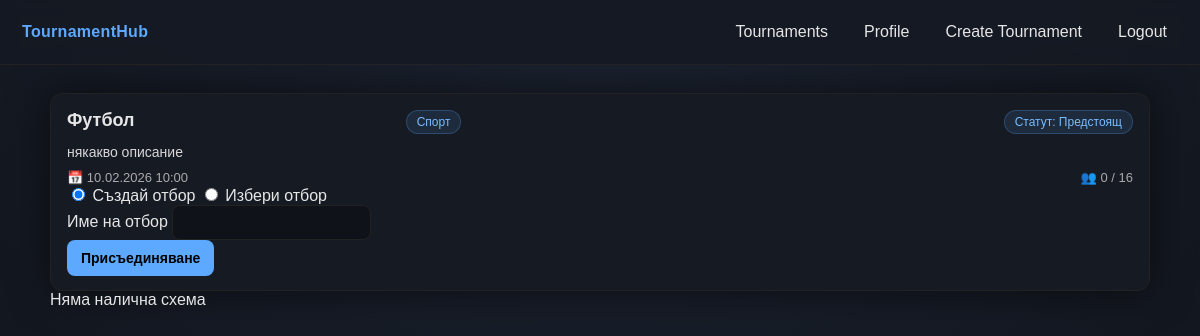
The app's page /tournament.php?id=2 (signed in) with its own data.
### tables this page shows
CREATE TABLE Tournament (
    id INT UNSIGNED AUTO_INCREMENT PRIMARY KEY,
    name VARCHAR(63) NOT NULL,
    description VARCHAR(255),
    category VARCHAR(63),
    start_datetime DATETIME NOT NULL,
    end_datetime DATETIME NOT NULL,
    status ENUM('upcoming', 'ongoing', 'finished') NOT NULL DEFAULT 'upcoming',
    capacity INT UNSIGNED NOT NULL,
    spots_taken INT UNSIGNED NOT NULL DEFAULT 0, 
    is_team_based BOOLEAN NOT NULL,
    creator_user_id INT UNSIGNED NOT NULL,
    CONSTRAINT fk_tournament_creator
        FOREIGN KEY (creator_user_id)
        REFERENCES User(id)
        ON DELETE CASCADE
        ON UPDATE CASCADE 
);

### tournament.php (the view, shortened to what this page needs)
<?php
require "db.php";
$tournament_id = filter_input(INPUT_GET, 'id', FILTER_VALIDATE_INT);
$user_id = (int)$_SESSION['user_id'];
$stmt = mysqli_prepare(
    $conn,
    "SELECT
        t.id,
        t.name,
        t.description,
        t.category,
        t.start_datetime,
        t.end_datetime,
        t.status,
        t.capacity,
        t.spots_taken,
        t.is_team_based,
        t.creator_user_id
     FROM Tournament t
     WHERE t.id = ?
     LIMIT 1"
);
mysqli_stmt_bind_param($stmt, "i", $tournament_id);
mysqli_stmt_execute($stmt);
$result = mysqli_stmt_get_result($stmt);
$t = mysqli_fetch_assoc($result);
$stmt = mysqli_prepare(
    $conn,
    "SELECT EXISTS (
        SELECT 1
        FROM Participates
        WHERE user_id = ? AND tournament_id = ?
    ) AS participates"
);
mysqli_stmt_bind_param($stmt, "ii", $user_id, $tournament_id);
mysqli_stmt_execute($stmt);
$result = mysqli_stmt_get_result($stmt);
$row = mysqli_fetch_assoc($result);
$participates = (bool)$row['participates'];
?>
<!DOCTYPE html>
<html lang="bg">
<head>
    <link rel="stylesheet" href="style.css">
</head>
<body>
<header class="navbar">
    <div class="logo"><a href="home.php">TournamentHub</a></div>
    <nav>
        <a href="home.php">Tournaments</a>
        <a href="user.php">Profile</a>
        <a href="create_tournament.php">Create Tournament</a>
        <a href="handlers/logout_handler.php">Logout</a>
    </nav>
</header>
<main class="container">
    <div class="tournament-information">
        <div class="tournament-card">
                <div class="card-header">
                    <h2><?= htmlspecialchars($t['name']) ?></h2>
                    <span class="tag"><?= htmlspecialchars($t['category']) ?></span><br>
                    <?php
                    $status = $t['status'];
                    if ($status === 'upcoming') {
                    $label = 'Статут: Предстоящ';
                    } elseif ($status === 'ongoing') {
                    $label = 'Статут: Активен';
                    } else {
                    $label = 'Статут: Завършил';
                    }
                    ?>
                    <span class="tag"><?= $label ?></span>
                </div>
                <p class="description">
                    <?= htmlspecialchars($t['description']) ?>
                </p>
                <div class="meta">
                    <span>📅 <?= date("d.m.Y H:i", strtotime($t['start_datetime'])) ?></span>
                    <span>👥 <?= (int)$t['spots_taken'] ?> / <?= (int)$t['capacity'] ?></span>
                </div>
                <?php if ($t['status'] == 'upcoming'): ?>
                    <?php if (!$participates): ?>
                        <div class="join-form">
                            <?php if ((int)$t['spots_taken'] < (int)$t['capacity']): ?>
                                <form method="post" action="handlers/join_tournament_handler.php">
                                    <?php if ((bool)$t['is_team_based'] == false): ?>
                                        <label>
                                            Прякор
                                            <input type="text" name="team_name"
                                                value="<?= htmlspecialchars($prev['team_name'] ?? '') ?>"
                                                required>
                                        </label>
                                    <?php else: ?>
                                        <div class="team-choice">
                                            <label>
                                                <input type="radio" name="new_team" value="create" checked>
                                                Създай отбор
                                            </label>
                                            <label>
                                                <input type="radio" name="new_team" value="join">
                                                Избери отбор
                                            </label>
                                        </div>
                                        <div id="create-team-box">
                                            <label>Име на отбор</label>
                                            <input type="text"
                                                name="new_team_name">
                                        </div>
                                    <?php endif; ?>
                                    <button type="submit" class="btn primary">Присъединяване</button>
                                </form>
                            <?php else: ?>
                                <button class="btn secondary" disabled>Пълен</button>
                            <?php endif; ?>
                        </div>
                     <?php endif; ?>
                <?php endif; ?>
            </div>
    </div>
    <div class="tournament-bracket">
        <?php if ($t['status'] === 'upcoming'): ?>
            <div>Няма налична схема</div>
        <?php endif; ?>
    </div>
</main>
</body>
</html>

### style.css (style rules this page uses)
:root { --bg1:#1b2230; --bg2:#0f1218; --text:#e6e6e6; --muted:#aaa; --card:#151a23; --border:#222; --primary:#5da9ff; --primaryHover:#7bbcff; --shadow: 0 0 40px rgba(0,0,0,.55); }
* { box-sizing:border-box; font-family: Arial, sans-serif; }
body { margin:0; min-height:100vh; background: radial-gradient(circle at top, var(--bg1), var(--bg2)); color:var(--text); }
a { color:var(--primary); text-decoration:none; }
.navbar { position: sticky; top: 0; z-index: 10; display:flex; align-items:center; justify-content:space-between; padding: 14px 22px; background: rgba(21,26,35,.92); border-bottom: 1px solid var(--border); backdrop-filter: blur(8px); }
.navbar .logo { font-weight: 800; letter-spacing: .3px; color: var(--primary); user-select:none; }
.logo > a { text-decoration: none; }
.navbar nav { display:flex; align-items:center; gap:14px; }
.navbar nav a { color: var(--text); text-decoration:none; padding: 8px 10px; border-radius: 8px; border: 1px solid transparent; }
.container { width: min(1100px, calc(100% - 40px)); margin: 0 auto; padding: 28px 0 46px; }
.container h2 { margin: 28px 0 12px; font-size: 20px; font-weight: 700; }
.container p { color: #d8d8d8; margin: 8px 0; }
.meta { color: var(--muted); font-size: 13px; }
select, input, textarea { background: var(--bg2); color: #fff; border: 1px solid var(--border); border-radius: 8px; padding: 9px 10px; outline: none; }
.tournament-card, .match-card { background: var(--card); border: 1px solid var(--border); border-radius: 12px; padding: 16px 16px 14px; box-shadow: var(--shadow); transition: transform .15s ease, border-color .15s ease; }
.card-header { display:flex; align-items:flex-start; justify-content:space-between; gap: 12px; }
.card-header h2 { margin:0; font-size: 18px; font-weight: 800; color: var(--text); line-height: 1.2; }
.tag { flex: 0 0 auto; font-size: 12px; color: var(--primaryHover); background: rgba(93,169,255,.12); border: 1px solid rgba(93,169,255,.25); padding: 4px 10px; border-radius: 999px; white-space: nowrap; }
.description { margin: 12px 0 10px; color: #d1d1d1; line-height: 1.45; font-size: 14px; }
.tournament-card .meta { display:flex; justify-content:space-between; gap: 10px; flex-wrap:wrap; margin-top: 8px; }
.btn { display:inline-flex; align-items:center; justify-content:center; gap:8px; padding: 10px 14px; border-radius: 8px; border: 1px solid var(--border); background: rgba(15,18,24,.7); color: var(--text); cursor:pointer; font-weight: 800; font-size: 14px; text-decoration:none; transition: background .15s ease, transform .05s ease, border-color .15s ease; }
.btn.primary { background: var(--primary); color: #000; border: none; }

### records on screen
tournament: name "Футбол", category "Спорт", status "Статут: Предстоящ", description "някакво описание", start_datetime "10.02.2026 10:00", spots_taken "0", capacity "16"
